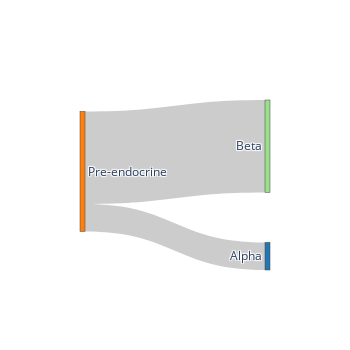

The notebook cell this image was saved under:
### Code cell
value = [np.sum(terminal_perturb_class == "Beta") / terminal_perturb_class.shape[0], 
         np.sum(terminal_perturb_class == "Alpha") / terminal_perturb_class.shape[0]]
# data to dict, dict to sankey
link = dict(source = source, target = target, value = value)
node = dict(label = label, pad=50, thickness=5, color=color_node)
data = go.Sankey(link = link, node=node)
# plot
fig = go.Figure(data)
fig.update_layout(
    autosize=False,
    width=350,
    height=350)
fig.write_image("sankey-perturbed.png", width=350, height=350, scale=3)
fig.show()

### Figure 1 — Plotly figure (JSON) as saved in the notebook; plotly's stock layout.template omitted (floating-point values rounded to 4 significant figures)
{"data": [{"link": {"source": [0, 0, 0], "target": [1, 2, 3], "value": [0.77, 0.23]}, "node": {"color": ["#ff7f0e", "#98e08a", "#2077b4", "#94678b"], "label": ["Pre-endocrine", "Beta", "Alpha"], "pad": 50, "thickness": 5}, "type": "sankey"}], "layout": {"autosize": false, "height": 350, "width": 350}}
